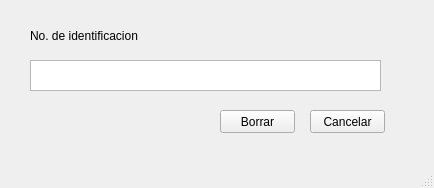
<?xml version="1.0" encoding="UTF-8"?>
<ui version="4.0">
 <class>MainWindow</class>
 <widget class="QMainWindow" name="MainWindow">
  <property name="geometry">
   <rect>
    <x>0</x>
    <y>0</y>
    <width>434</width>
    <height>188</height>
   </rect>
  </property>
  <property name="windowTitle">
   <string>MainWindow</string>
  </property>
  <widget class="QWidget" name="centralwidget">
   <widget class="QTextEdit" name="IngresoCodigo_2">
    <property name="geometry">
     <rect>
      <x>30</x>
      <y>60</y>
      <width>351</width>
      <height>31</height>
     </rect>
    </property>
   </widget>
   <widget class="QPushButton" name="CancelarBorrarS_2">
    <property name="geometry">
     <rect>
      <x>310</x>
      <y>110</y>
      <width>75</width>
      <height>23</height>
     </rect>
    </property>
    <property name="text">
     <string>Cancelar</string>
    </property>
   </widget>
   <widget class="QPushButton" name="ConfirmarBorrarS_2">
    <property name="geometry">
     <rect>
      <x>220</x>
      <y>110</y>
      <width>75</width>
      <height>23</height>
     </rect>
    </property>
    <property name="text">
     <string>Borrar</string>
    </property>
   </widget>
   <widget class="QLabel" name="TxtID_2">
    <property name="geometry">
     <rect>
      <x>30</x>
      <y>20</y>
      <width>121</width>
      <height>31</height>
     </rect>
    </property>
    <property name="text">
     <string>No. de identificacion</string>
    </property>
   </widget>
  </widget>
  <widget class="QMenuBar" name="menubar">
   <property name="geometry">
    <rect>
     <x>0</x>
     <y>0</y>
     <width>434</width>
     <height>21</height>
    </rect>
   </property>
  </widget>
  <widget class="QStatusBar" name="statusbar"/>
 </widget>
 <resources/>
 <connections/>
</ui>
